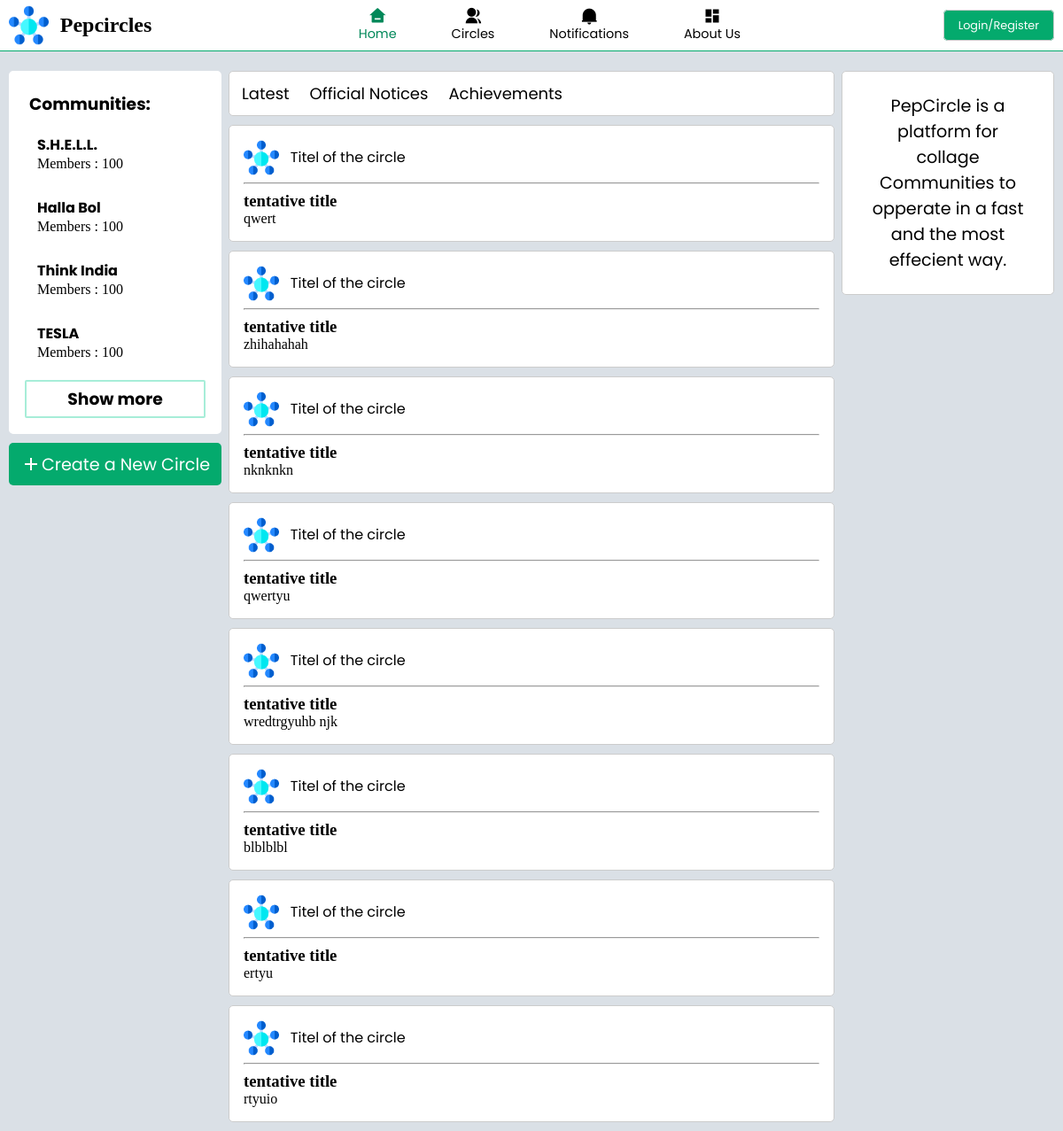
The page / on the database its author committed.
### tables this page shows
CREATE TABLE `staticcircleinfo` (
  `circleId` int(11) NOT NULL,
  `circleName` char(250) NOT NULL,
  `circleLogo` varchar(3000) NOT NULL,
  `circleDiscription` varchar(5000) NOT NULL,
  `circleBanner` varchar(3000) NOT NULL DEFAULT 'low_poly_banner_design_1711.jpg',
  `circleStatus` int(11) NOT NULL,
  `collegeId` int(11) NOT NULL
);

CREATE TABLE `posts` (
  `post_id` int(11) NOT NULL,
  `time` time(6) NOT NULL,
  `date` date NOT NULL,
  `user_id` varchar(256) NOT NULL,
  `circleId` int(11) NOT NULL,
  `title` varchar(3000) NOT NULL,
  `content` longtext NOT NULL,
  `postType` int(11) NOT NULL DEFAULT 0
);

### pages/back/database_connection.php (called while the page is built, shortened)
<?php
include "connection.php";
$sql = "SELECT *
            FROM staticcircleinfo";
$sql2 = "SELECT *
            FROM posts
            ORDER BY post_id DESC
            LIMIT 8";
$res = mysqli_query($conn, $sql);
$res2 = mysqli_query($conn, $sql2);
?>

### pages/post_templet.php (the view, shortened to what this page needs)
<?php
while ($row2 = mysqli_fetch_assoc($res2)) {
                ?>
                        <div class="ind_post post-id" id="<?php echo $row2['post_id']; ?>">
                            <div class="head_post">
                                <img src="/collageCommunity/images/logo.png" alt="">
                                <span>Titel of the circle</span>
                            </div>
                            <hr>
                            <h3><?php echo $row2['title']; ?></h3>
                            <p><?php echo $row2['content']; ?></p>
                        </div>
                <?php } ?>

### index.php (shortened to what this page needs)
<?php
include "pages/back/database_connection.php";
?>
<!DOCTYPE html>
<html lang="en">
<head>
    <link rel="stylesheet" href="css/index.css">
</head>
<body>
    <?php
    include "pages/navbar.php";
    ?>
    <div class="main">
        <div class="comm_bar">
            <div class="sub_comm_bar">
                <h3 class="head">Communities:</h3>
                <ul>
                    <?php
                    if (mysqli_num_rows($res) > 0) {
                        $i = 0;
                        while ($row = mysqli_fetch_assoc($res)) {
                    ?>
                            <li>
                                <a href="pages/community_page.php?commid=<?php echo $row['circleId'] ?>">
                                    <h3><?php echo $row['circleName']; ?></h3>
                                    <p>Members : 100</p>
                                </a>
                            </li>
                    <?php
                            $i++;
                            if ($i == 4) {
                                break;
                            }
                        }
                    }
                    ?>
                </ul>
                <div class="show_more">
                    <h3 class="head"><a href="pages/circles.php">Show more</a></h3>
                </div>
            </div>
            <div class="create">
                <a href="pages/create_comm.php" id="comm">
                    <div><i class="ri-add-line"></i>
                        <p>Create a New Circle</p>
                    </div>
                </a>
            </div>
        </div>
        <div class="feed">
            <div class="tags">
                <a href="#">Latest</a>
                <a href="#">Official Notices</a>
                <a href="#">Achievements</a>
            </div>
            <div class="posts" id="posts">
                <?php
                if (mysqli_num_rows($res2) > 0) {
                    include "pages/post_templet.php";
                } ?>
            </div>
        </div>
        <div class="right_side">
                <?php
                    if (isset($_SESSION['login_status'])) {
                        if (mysqli_num_rows($res3) > 0) {
                            $row3 = mysqli_fetch_assoc($res3);
                ?>
            <a href="pages/profile_page.php">
                <div class="profile" id="profile">
                    <div class="img">
                        <img src="<?php echo "images/profile_img/".$row3['profile_img']; ?>">
                    </div>
                    <div class="info">
                        <p><?php echo base64_decode($row3['user_name']); ?></p>
                        <p><?php $row3['about']; ?></p>
                    </div>
                    <div class="pro_cir">
                        <p>Your circles : 5</p>
                        <p>Members : 500</p>
                    </div>
                </div>
            </a>
            <div class="sub_comm_bar" id="recent">
                <h3 class="head">Recent Posts:</h3>
                <ul>
                    <li>
                        <a href="#">
                            <h3>This_Community</h3>
                            <p>Community Discription</p>
                        </a>
                    </li>
                    <li>
                        <a href="#">
                            <h3>This_Community</h3>
                            <p>Community Discription</p>
                        </a>
                    </li>
                    <li>
                        <a href="#">
                            <h3>This_Community</h3>
                            <p>Community Discription</p>
                        </a>
                    </li>
                </ul>
            </div>
            <?php } } else{ ?>
                <div class="profile">
                    <div class = "info">
                        <p>PepCircle is a platform for collage Communities to opperate in a fast and the most effecient way.</p>
                    </div>
                </div>
            <?php } ?>
        </div>
    </div>
</body>
</html>

### pages/navbar.php (shortened to what this page needs)
<head>
    <link rel="stylesheet" href="/collageCommunity/css/navbar1.css">
    <link href="https://cdn.jsdelivr.net/npm/remixicon@2.5.0/fonts/remixicon.css" rel="stylesheet">
    <link rel="stylesheet" href="https://unpkg.com/boxicons@latest/css/boxicons.min.css">
</head>
<div class="header">
        <div class="logo">
            <img src= "/collageCommunity/images/logo.png" alt="" height="45px" width="45px">
            <h1>Pepcircles</h1>
        </div>
        <div class="navbar">
            <nav>
                <ul>
                    <li><a id="home" href="/collageCommunity/index.php"><i class="ri-home-3-fill"></i><span>Home</span></a></li>
                    <li><a id="circles" href="/collageCommunity/pages/circles.php"><i class="ri-group-fill"></i><span>Circles</span></a></li>
                    <li><a id="notification" href="/collageCommunity/pages/notifications.php"><i class="ri-notification-2-fill"></i><span>Notifications</span></a></li>
                    <li><a id="aboutus" href="/collageCommunity/pages/about.php"><i class="ri-dashboard-fill"></i></i><span>About Us</span></a></li>
                </ul>
            </nav>
        </div>
        <div class="login">
            <?php
            if (isset($_SESSION['login_status'])) {
            ?>
                <a href="/collageCommunity/pages/back/logout.php">Logout</a>
            <?php
            } else {
            ?>
                <a href="/collageCommunity/pages/login-form.php">Login/Register</a>
            <?php
            }
            ?>
        </div>
    </div>

### css/index.css (style rules this page uses)
.main { display: flex; height: 100%; }
.comm_bar { margin: 10px 10px 0 10px; width: 20%; height: 100%; position: fixed; z-index: 1; top: 60px; left: 0; overflow-x: hidden; }
.sub_comm_bar { margin: 10px 0 10px 0; background-color: white; border: 2px #ffffff solid; border-radius: 5px; padding: 1rem; flex: 1; }
.show_more { margin-top: 0.5rem; border-radius: 2px; border:2px solid #a7edd8; }
.show_more h3 { display: flex; justify-content: center; align-items: center; }
.sub_comm_bar .head { font-family: 'Poppins'; padding: 5px 5px 5px 5px; }
.sub_comm_bar ul li { padding: 12px 12px 12px 12px; border: 2px solid #ffffff; }
.sub_comm_bar ul li h3 { font-size: 1rem; font-family: 'Poppins'; }
.create { background-color: #04AA6D; color: white; padding: 0.6rem; border-radius: 5px; }
#comm div { display: flex; justify-content: center; align-items: center; }
#comm i { font-size: 1.5rem; color: white; }
#comm p { font-size: 1.2rem; font-family: 'Poppins'; color: white; }
.tags { display: flex; align-items: center; border: 1px #ccc solid; padding: 5px 5px 5px 10px; background-color: white; border-radius: 5px; }
.tags a { border: 2px solid #ffffff; }
.tags a { margin: 2px 15px 2px 0px; font-family: 'Poppins'; font-size: 18px; padding: 2px; border-radius: 2px; }
.ind_post { margin: 10px 0 10px 0; border: 1px #ccc solid; background-color: white; border-radius: 5px; padding: 1rem; }
.ind_post hr { margin-block: 0.5rem; height: 1px; background-color: #04AA6D; }
.head_post { display: flex; align-items: center; }
.head_post span { margin-left: 0.8rem; font-family: 'Poppins'; }
.head_post img { width: 40px; height: 40px; }
.right_side { margin: 10px 10px 0 10px; width: 20%; height: 100%; position: fixed; z-index: 1; top: 60px; right: 0; overflow-x: hidden; }
.profile { margin: 10px 0 10px 0; width: 100%; height: min-content; border: 1px #ccc solid; background-color: white; border-radius: 5px; display: flex; flex-direction: column; justify-content: center; align-items: center; padding: 1rem; }
.info { text-align: center; }
.info :nth-child(1) { font-size: 1.2rem; font-family: 'Poppins'; padding: 0.5rem; }

### css/navbar1.css (style rules this page uses)
* { list-style: none; margin: 0px; padding: 0px; text-decoration: none; box-sizing: border-box; }
body { background-color: #DAE0E6; }
a { color: black; }
.header { background-color: rgb(255, 255, 255); display: flex; justify-content: space-between; padding: 3px 10px 3px 0px; align-items: center; border-bottom: #04AA6D 1px solid; position: sticky; top: 0; width: 100%; z-index: 10; }
.logo { padding: 0px; margin-left: 10px; display: flex; align-items: center; }
.logo img { margin-right: 0.5rem; }
.logo h1 { font-size: 1.5rem; padding-inline: 0.3rem; }
.navbar nav ul { display: inline-flex; }
.navbar nav ul li { padding-inline: 1rem; }
.navbar nav ul li a { display: flex; flex-direction: column; justify-content: center; align-items: center; }
.navbar nav ul li i { font-size: 1.25rem; }
.navbar nav ul li span { font-size: 0.9rem; font-family: 'Poppins'; }
.navbar a { margin: 0 10px 0 10px; padding: 5px; font-size: 18px; color: black; font-family: 'Nunito Sans', sans-serif; }
.navbar .current { color: #018859; }
.login a { padding: 0.5rem 1rem; background-color: #04AA6D; font-size: 0.8rem; color: white; border: 1px #ccc solid; border-radius: 5px; font-family: 'Poppins'; }

### rows shown on the page
staticcircleinfo: circleName "S.H.E.L.L."
staticcircleinfo: circleName "Halla Bol"
staticcircleinfo: circleName "Think India"
staticcircleinfo: circleName "TESLA"
posts: title "tentative title", content "qwert"
posts: title "tentative title", content "zhihahahah"
posts: title "tentative title", content "nknknkn"
posts: title "tentative title", content "qwertyu"
posts: title "tentative title", content "wredtrgyuhb njk"
posts: title "tentative title", content "blblblbl"
posts: title "tentative title", content "ertyu"
posts: title "tentative title", content "rtyuio"
